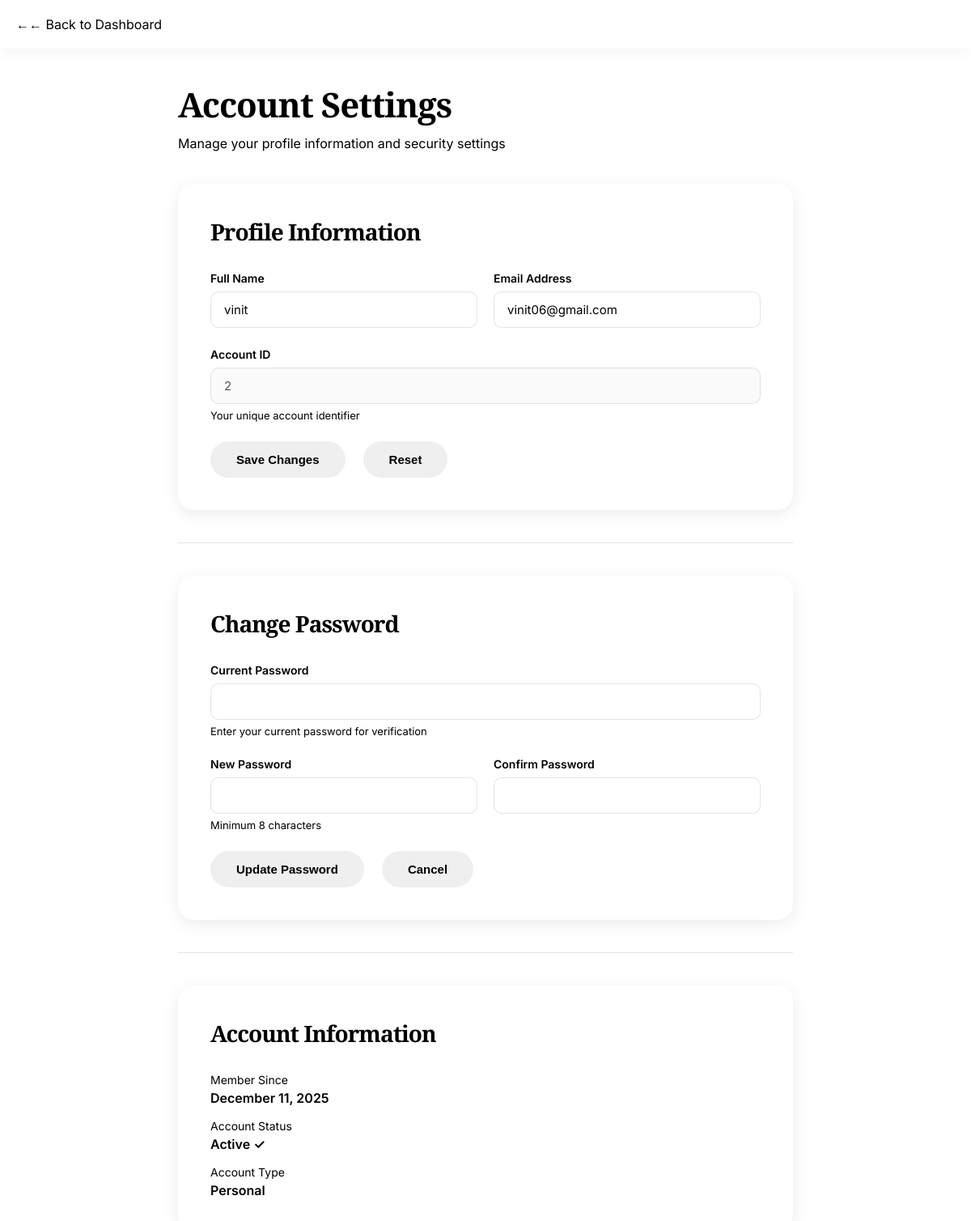
The app's page /profile.php (signed in) with its own data.
### tables this page shows
CREATE TABLE IF NOT EXISTS `users` (
  `id` int NOT NULL AUTO_INCREMENT,
  `full_name` varchar(100) DEFAULT NULL,
  `email` varchar(100) DEFAULT NULL,
  `password` varchar(255) DEFAULT NULL,
  `role` enum('user','professional','professional_pending','admin') NOT NULL DEFAULT 'user',
  `verified` tinyint(1) NOT NULL DEFAULT 0,
  `created_at` timestamp NULL DEFAULT CURRENT_TIMESTAMP,
  PRIMARY KEY (`id`),
  UNIQUE KEY `email` (`email`)
);

### profile.php (the view, shortened to what this page needs)
<?php
include "db.php";
$user_id = $_SESSION['user_id'];
$sql = "SELECT * FROM users WHERE id = ?";
$stmt = $conn->prepare($sql);
$stmt->bind_param("i", $user_id);
$stmt->execute();
$result = $stmt->get_result();
$user = $result->fetch_assoc();
?>
<!DOCTYPE html>
<html lang="en">
<head>
</head>
<body>
    <header>
        <div class="header-container">
            <div class="log⭐>
                <h1>Fincart</h1>
            </div>
            <a href="dashboard.php" class="back-link">←← Back to Dashboard</a>
        </div>
    </header>
    <div class="container">
        <h1 class="page-title">Account Settings</h1>
        <p class="page-subtitle">Manage your profile information and security settings</p>
        <div class="form-card">
            <h2>Profile Information</h2>
            <form method="POST">
                <div class="input-group">
                    <div class="form-group">
                        <label for="full_name">Full Name</label>
                        <input type="text" id="full_name" name="full_name" value="<?php echo htmlspecialchars($user['full_name']); ?>" required>
                    </div>
                    <div class="form-group">
                        <label for="email">Email Address</label>
                        <input type="email" id="email" name="email" value="<?php echo htmlspecialchars($user['email']); ?>" required>
                    </div>
                </div>
                <div class="form-group">
                    <label for="user_id">Account ID</label>
                    <input type="text" id="user_id" value="<?php echo htmlspecialchars($user['id']); ?>" disabled style="background: var(—off-white); cursor: not-allowed;">
                    <p class="help-text">Your unique account identifier</p>
                </div>
                <div class="form-row">
                    <button type="submit" class="btn btn-primary">Save Changes</button>
                    <button type="reset" class="btn btn-secondary">Reset</button>
                </div>
            </form>
        </div>
        <div class="divider"></div>
        <div class="form-card">
            <h2>Change Password</h2>
            <form method="POST">
                <div class="form-group">
                    <label for="current_password">Current Password</label>
                    <input type="password" id="current_password" name="current_password" required>
                    <p class="help-text">Enter your current password for verification</p>
                </div>
                <div class="input-group">
                    <div class="form-group">
                        <label for="new_password">New Password</label>
                        <input type="password" id="new_password" name="new_password" required>
                        <p class="help-text">Minimum 8 characters</p>
                    </div>
                    <div class="form-group">
                        <label for="confirm_password">Confirm Password</label>
                        <input type="password" id="confirm_password" name="confirm_password" required>
                    </div>
                </div>
                <div class="form-row">
                    <button type="submit" class="btn btn-primary">Update Password</button>
                    <button type="reset" class="btn btn-secondary">Cancel</button>
                </div>
            </form>
        </div>
        <div class="divider"></div>
        <div class="form-card">
            <h2>Account Information</h2>
            <div style="display: grid; gap: 16px;">
                <div>
                    <p style="color: var(—text-light); font-size: 14px; margin-bottom: 4px;">Member Since</p>
                    <p style="font-weight: 600; color: var(—primary);">
                        <?php
                        if (isset($user['created_at']) && !empty($user['created_at'])) {
                            echo date('F j, Y', strtotime($user['created_at']));
                        } else {
                            echo 'N/A';
                        }
                        ?>
                    </p>
                </div>
                <div>
                    <p style="color: var(—text-light); font-size: 14px; margin-bottom: 4px;">Account Status</p>
                    <p style="font-weight: 600; color: var(—success);">Active ✓</p>
                </div>
                <div>
                    <p style="color: var(—text-light); font-size: 14px; margin-bottom: 4px;">Account Type</p>
                    <p style="font-weight: 600; color: var(—primary);">Personal</p>
                </div>
            </div>
        </div>
    </div>
</body>
</html>

### profile.php (style rules this page uses)
* { margin: 0; padding: 0; box-sizing: border-box; }
:root { —primary: #1a1a1a; —secondary: #f8f6f3; —accent: #d4af37; —text-dark: #2c2c2c; —text-light: #666; —white: #ffffff; —off-white: #fafaf9; —success: #27ae60; —danger: #e74c3c; }
body { font-family: 'Inter', sans-serif; background: linear-gradient(135deg, var(—off-white) 0%, var(—secondary) 100%); color: var(—text-dark); min-height: 100vh; }
header { position: sticky; top: 0; background: rgba(255, 255, 255, 0.95); backdrop-filter: blur(10px); box-shadow: 0 2px 20px rgba(0, 0, 0, 0.05); z-index: 1000; padding: 20px 0; }
.header-container { max-width: 1200px; margin: 0 auto; padding: 0 20px; display: flex; justify-content: space-between; align-items: center; }
.container { max-width: 800px; margin: 0 auto; padding: 40px 20px; }
.page-title { font-family: 'Playfair Display', serif; font-size: 42px; color: var(—primary); margin-bottom: 10px; letter-spacing: -1px; }
.page-subtitle { color: var(—text-light); font-size: 16px; margin-bottom: 40px; }
.form-card { background: var(—white); padding: 40px; border-radius: 20px; box-shadow: 0 5px 20px rgba(0, 0, 0, 0.08); margin-bottom: 30px; }
.form-card h2 { font-family: 'Playfair Display', serif; font-size: 28px; color: var(—primary); margin-bottom: 30px; letter-spacing: -1px; }
.form-group { margin-bottom: 24px; }
label { display: block; font-weight: 600; color: var(—primary); margin-bottom: 8px; font-size: 14px; }
input[type="text"], input[type="email"], input[type="password"] { width: 100%; padding: 12px 16px; border: 1px solid rgba(0, 0, 0, 0.1); border-radius: 10px; font-size: 15px; font-family: 'Inter', sans-serif; transition: all 0.3s ease; }
.input-group { display: grid; grid-template-columns: 1fr 1fr; gap: 20px; }
.btn { padding: 14px 32px; border: none; border-radius: 50px; cursor: pointer; font-weight: 600; font-size: 15px; transition: all 0.3s ease; text-decoration: none; display: inline-block; }
.btn-primary { background: var(—primary); color: var(—white); }
.btn-secondary { background: var(—off-white); color: var(—primary); border: 2px solid var(—primary); margin-left: 10px; }
.form-row { display: flex; gap: 12px; align-items: center; }
.help-text { font-size: 13px; color: var(—text-light); margin-top: 6px; }
.divider { height: 1px; background: rgba(0, 0, 0, 0.1); margin: 40px 0; }

### records on screen
users: full_name "vinit", email "vinit06@gmail.com", id "2", created_at "December 11, 2025"
